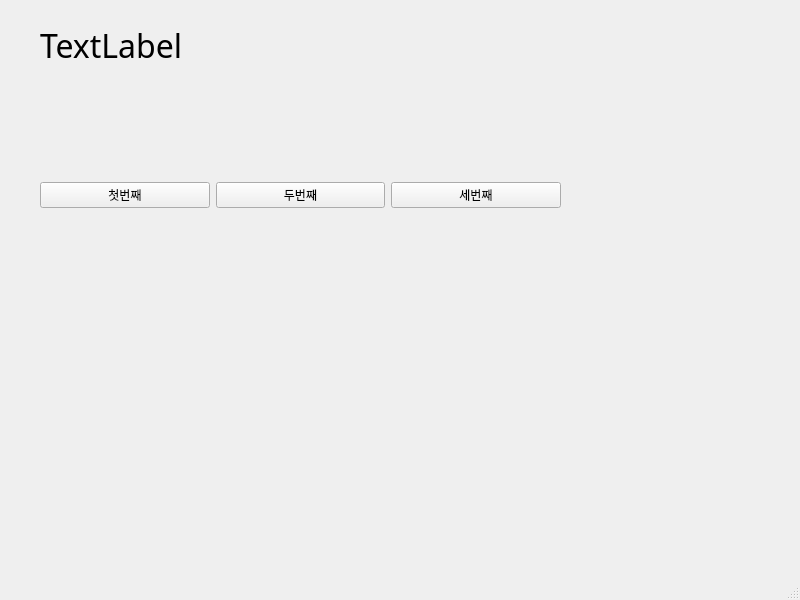
<?xml version="1.0" encoding="UTF-8"?>
<ui version="4.0">
 <class>MainWindow</class>
 <widget class="QMainWindow" name="MainWindow">
  <property name="geometry">
   <rect>
    <x>0</x>
    <y>0</y>
    <width>800</width>
    <height>600</height>
   </rect>
  </property>
  <property name="windowTitle">
   <string>MainWindow</string>
  </property>
  <widget class="QWidget" name="centralwidget">
   <widget class="QWidget" name="horizontalLayoutWidget">
    <property name="geometry">
     <rect>
      <x>40</x>
      <y>110</y>
      <width>521</width>
      <height>171</height>
     </rect>
    </property>
    <layout class="QHBoxLayout" name="horizontalLayout">
     <item>
      <widget class="QPushButton" name="pushButton_2">
       <property name="text">
        <string>첫번째</string>
       </property>
      </widget>
     </item>
     <item>
      <widget class="QPushButton" name="pushButton">
       <property name="text">
        <string>두번째</string>
       </property>
      </widget>
     </item>
     <item>
      <widget class="QPushButton" name="pushButton_3">
       <property name="text">
        <string>세번째</string>
       </property>
      </widget>
     </item>
    </layout>
   </widget>
   <widget class="QLabel" name="label">
    <property name="geometry">
     <rect>
      <x>40</x>
      <y>10</y>
      <width>521</width>
      <height>71</height>
     </rect>
    </property>
    <property name="font">
     <font>
      <family>맑은 고딕</family>
      <pointsize>24</pointsize>
     </font>
    </property>
    <property name="text">
     <string>TextLabel</string>
    </property>
   </widget>
  </widget>
  <widget class="QMenuBar" name="menubar">
   <property name="geometry">
    <rect>
     <x>0</x>
     <y>0</y>
     <width>800</width>
     <height>26</height>
    </rect>
   </property>
  </widget>
  <widget class="QStatusBar" name="statusbar"/>
 </widget>
 <resources/>
 <connections>
  <connection>
   <sender>pushButton_2</sender>
   <signal>clicked()</signal>
   <receiver>MainWindow</receiver>
   <slot>firstClick()</slot>
   <hints>
    <hint type="sourcelabel">
     <x>123</x>
     <y>221</y>
    </hint>
    <hint type="destinationlabel">
     <x>162</x>
     <y>283</y>
    </hint>
   </hints>
  </connection>
  <connection>
   <sender>pushButton</sender>
   <signal>clicked()</signal>
   <receiver>MainWindow</receiver>
   <slot>secondClick()</slot>
   <hints>
    <hint type="sourcelabel">
     <x>311</x>
     <y>221</y>
    </hint>
    <hint type="destinationlabel">
     <x>345</x>
     <y>282</y>
    </hint>
   </hints>
  </connection>
  <connection>
   <sender>pushButton_3</sender>
   <signal>clicked()</signal>
   <receiver>MainWindow</receiver>
   <slot>thirdClick()</slot>
   <hints>
    <hint type="sourcelabel">
     <x>470</x>
     <y>220</y>
    </hint>
    <hint type="destinationlabel">
     <x>570</x>
     <y>285</y>
    </hint>
   </hints>
  </connection>
 </connections>
 <slots>
  <slot>firstClick()</slot>
  <slot>secondClick()</slot>
  <slot>thirdClick()</slot>
 </slots>
</ui>
